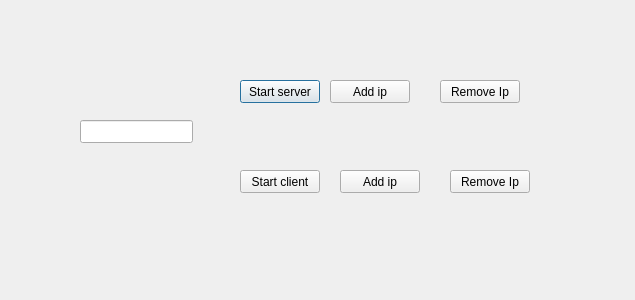
<?xml version="1.0" encoding="UTF-8"?>
<ui version="4.0">
 <class>SctpTestDialog</class>
 <widget class="QDialog" name="SctpTestDialog">
  <property name="geometry">
   <rect>
    <x>0</x>
    <y>0</y>
    <width>635</width>
    <height>300</height>
   </rect>
  </property>
  <property name="windowTitle">
   <string>Dialog</string>
  </property>
  <widget class="QPushButton" name="startServerButton">
   <property name="geometry">
    <rect>
     <x>240</x>
     <y>80</y>
     <width>80</width>
     <height>23</height>
    </rect>
   </property>
   <property name="text">
    <string>Start server</string>
   </property>
  </widget>
  <widget class="QPushButton" name="startClientButton">
   <property name="geometry">
    <rect>
     <x>240</x>
     <y>170</y>
     <width>80</width>
     <height>23</height>
    </rect>
   </property>
   <property name="text">
    <string>Start client</string>
   </property>
  </widget>
  <widget class="QPushButton" name="addIpServerButton">
   <property name="geometry">
    <rect>
     <x>330</x>
     <y>80</y>
     <width>80</width>
     <height>23</height>
    </rect>
   </property>
   <property name="text">
    <string>Add ip</string>
   </property>
  </widget>
  <widget class="QPushButton" name="removeIpServerButton">
   <property name="geometry">
    <rect>
     <x>440</x>
     <y>80</y>
     <width>80</width>
     <height>23</height>
    </rect>
   </property>
   <property name="text">
    <string>Remove Ip</string>
   </property>
  </widget>
  <widget class="QPushButton" name="addIpClientButton">
   <property name="geometry">
    <rect>
     <x>340</x>
     <y>170</y>
     <width>80</width>
     <height>23</height>
    </rect>
   </property>
   <property name="text">
    <string>Add ip</string>
   </property>
  </widget>
  <widget class="QPushButton" name="removeIpClientButton">
   <property name="geometry">
    <rect>
     <x>450</x>
     <y>170</y>
     <width>80</width>
     <height>23</height>
    </rect>
   </property>
   <property name="text">
    <string>Remove Ip</string>
   </property>
  </widget>
  <widget class="QLineEdit" name="addressEdit">
   <property name="geometry">
    <rect>
     <x>80</x>
     <y>120</y>
     <width>113</width>
     <height>23</height>
    </rect>
   </property>
  </widget>
 </widget>
 <resources/>
 <connections/>
</ui>
